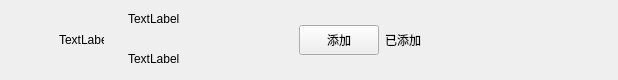
<?xml version="1.0" encoding="UTF-8"?>
<ui version="4.0">
 <class>ApplyFriendItem</class>
 <widget class="QWidget" name="ApplyFriendItem">
  <property name="geometry">
   <rect>
    <x>0</x>
    <y>0</y>
    <width>618</width>
    <height>80</height>
   </rect>
  </property>
  <property name="maximumSize">
   <size>
    <width>16777215</width>
    <height>80</height>
   </size>
  </property>
  <property name="windowTitle">
   <string>Form</string>
  </property>
  <layout class="QHBoxLayout" name="horizontalLayout">
   <property name="spacing">
    <number>6</number>
   </property>
   <property name="leftMargin">
    <number>9</number>
   </property>
   <property name="topMargin">
    <number>0</number>
   </property>
   <property name="rightMargin">
    <number>0</number>
   </property>
   <property name="bottomMargin">
    <number>0</number>
   </property>
   <item>
    <spacer name="horizontalSpacer">
     <property name="orientation">
      <enum>Qt::Horizontal</enum>
     </property>
     <property name="sizeType">
      <enum>QSizePolicy::Fixed</enum>
     </property>
     <property name="sizeHint" stdset="0">
      <size>
       <width>50</width>
       <height>20</height>
      </size>
     </property>
    </spacer>
   </item>
   <item>
    <widget class="QLabel" name="icon_lb">
     <property name="minimumSize">
      <size>
       <width>45</width>
       <height>45</height>
      </size>
     </property>
     <property name="maximumSize">
      <size>
       <width>45</width>
       <height>45</height>
      </size>
     </property>
     <property name="text">
      <string>TextLabel</string>
     </property>
    </widget>
   </item>
   <item>
    <widget class="QWidget" name="widget" native="true">
     <layout class="QHBoxLayout" name="horizontalLayout_2">
      <property name="topMargin">
       <number>2</number>
      </property>
      <property name="bottomMargin">
       <number>2</number>
      </property>
      <item>
       <widget class="QWidget" name="widget_2" native="true">
        <layout class="QVBoxLayout" name="verticalLayout">
         <property name="spacing">
          <number>10</number>
         </property>
         <property name="topMargin">
          <number>2</number>
         </property>
         <property name="bottomMargin">
          <number>2</number>
         </property>
         <item>
          <widget class="QLabel" name="user_chat_lb">
           <property name="minimumSize">
            <size>
             <width>100</width>
             <height>30</height>
            </size>
           </property>
           <property name="maximumSize">
            <size>
             <width>200</width>
             <height>30</height>
            </size>
           </property>
           <property name="text">
            <string>TextLabel</string>
           </property>
          </widget>
         </item>
         <item>
          <widget class="QLabel" name="user_name_lb">
           <property name="minimumSize">
            <size>
             <width>100</width>
             <height>30</height>
            </size>
           </property>
           <property name="maximumSize">
            <size>
             <width>200</width>
             <height>30</height>
            </size>
           </property>
           <property name="text">
            <string>TextLabel</string>
           </property>
          </widget>
         </item>
        </layout>
       </widget>
      </item>
      <item>
       <widget class="ClickedBtn" name="addBtn">
        <property name="minimumSize">
         <size>
          <width>80</width>
          <height>30</height>
         </size>
        </property>
        <property name="maximumSize">
         <size>
          <width>80</width>
          <height>30</height>
         </size>
        </property>
        <property name="text">
         <string>添加</string>
        </property>
       </widget>
      </item>
      <item>
       <widget class="QLabel" name="already_add_lb">
        <property name="minimumSize">
         <size>
          <width>40</width>
          <height>0</height>
         </size>
        </property>
        <property name="text">
         <string>已添加</string>
        </property>
       </widget>
      </item>
      <item>
       <spacer name="horizontalSpacer_2">
        <property name="orientation">
         <enum>Qt::Horizontal</enum>
        </property>
        <property name="sizeType">
         <enum>QSizePolicy::Fixed</enum>
        </property>
        <property name="sizeHint" stdset="0">
         <size>
          <width>50</width>
          <height>20</height>
         </size>
        </property>
       </spacer>
      </item>
     </layout>
    </widget>
   </item>
  </layout>
 </widget>
 <customwidgets>
  <customwidget>
   <class>ClickedBtn</class>
   <extends>QPushButton</extends>
   <header location="global">clickedbtn.h</header>
  </customwidget>
 </customwidgets>
 <resources/>
 <connections/>
</ui>
